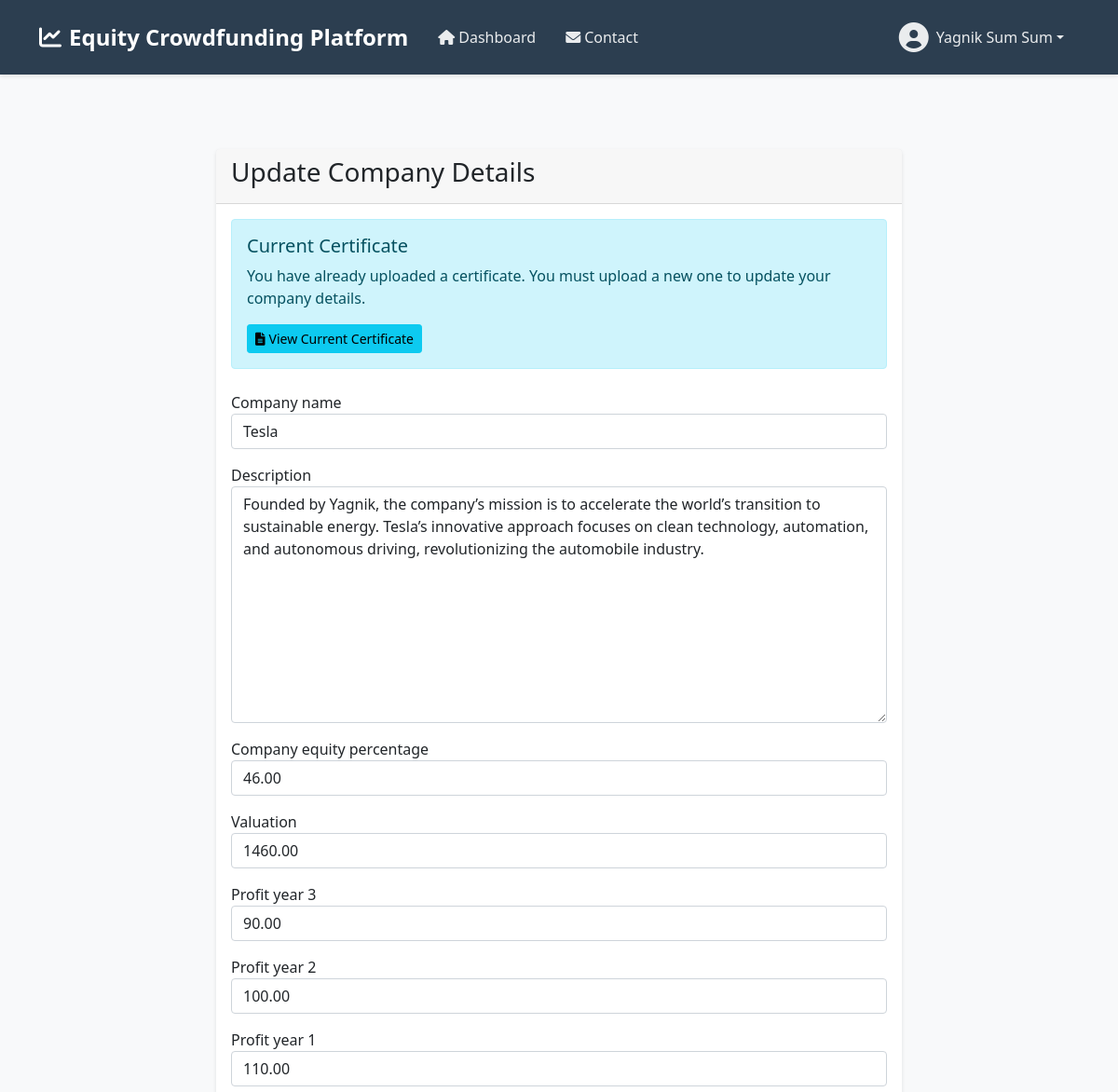
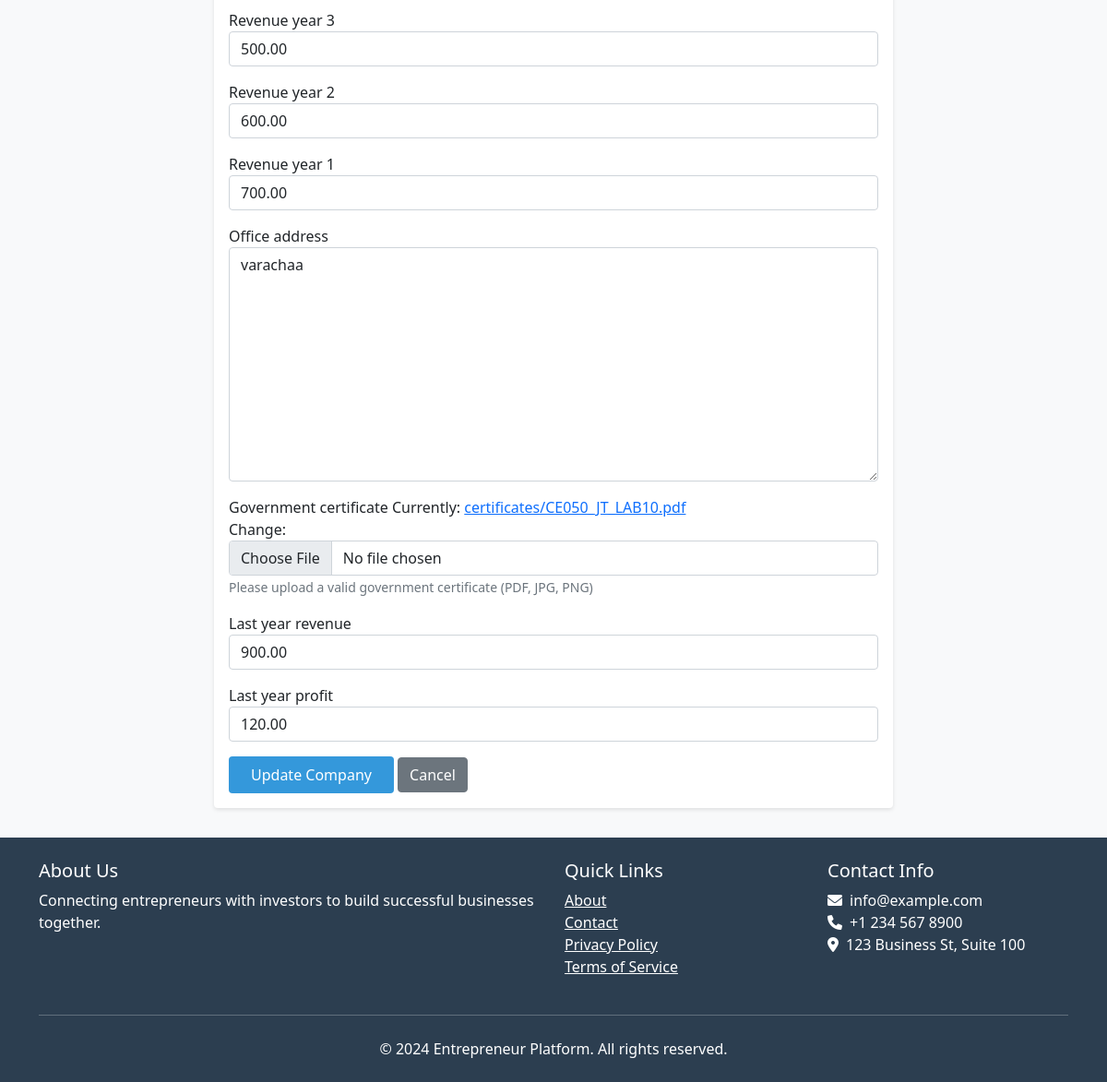
Page /company/7/update/ (signed in) on the committed database (2 pictures, top to bottom).
### entrepreneur/models.py (models this page shows, shortened)
class CustomUser(AbstractUser):
    USER_TYPE_CHOICES = (
        ('investor', 'Investor'),
        ('entrepreneur', 'Entrepreneur'),
    )
    user_type = models.CharField(max_length=20, choices=USER_TYPE_CHOICES)
    balance = models.DecimalField(max_digits=20, decimal_places=2, default=0)
    available_amount = models.DecimalField(max_digits=20, decimal_places=2, default=0)
    first_login = models.BooleanField(default=True)

### company/models.py (models this page shows, shortened)
class Company_details(models.Model):
    entrepreneur = models.ForeignKey(
        settings.AUTH_USER_MODEL,
        on_delete=models.CASCADE,
        related_name='companies',
        limit_choices_to={'user_type': 'entrepreneur'}
    )
    company_name = models.CharField(max_length=200)
    description = models.TextField()
    last_year_revenue = models.DecimalField(max_digits=15, decimal_places=2)
    last_year_profit = models.DecimalField(max_digits=15, decimal_places=2)
    revenue_year_3 = models.DecimalField(max_digits=15, decimal_places=2)
    revenue_year_2 = models.DecimalField(max_digits=15, decimal_places=2)
    revenue_year_1 = models.DecimalField(max_digits=15, decimal_places=2)
    valuation = models.DecimalField(max_digits=15, decimal_places=2)
    company_equity_percentage = models.DecimalField(max_digits=15, decimal_places=2)
    profit_year_3 = models.DecimalField(max_digits=15, decimal_places=2)
    profit_year_2 = models.DecimalField(max_digits=15, decimal_places=2)
    profit_year_1 = models.DecimalField(max_digits=15, decimal_places=2)
    office_address = models.TextField()
    government_certificate = models.FileField(upload_to='certificates/')
    created_at = models.DateTimeField(auto_now_add=True)

### company/views.py (the view)
# urls.py: path('company/<int:company_id>/update/', company_views.update_company, name='update_company'),
@login_required
def update_company(request, company_id):
    company = get_object_or_404(Company_details, id=company_id, entrepreneur=request.user)
    if request.method == 'POST':
        form = CompanyRegistrationForm(request.POST, request.FILES, instance=company)
        if form.is_valid():
            form.save()
            messages.success(request, 'Company details updated successfully!')
            return redirect('entrepreneur_home')
    else:
        form = CompanyRegistrationForm(instance=company)
    return render(request, 'update_company.html', {'form': form, 'company': company})

### company/forms.py (shortened to what this page needs)
class CompanyRegistrationForm(forms.ModelForm):
    class Meta:
        model = Company_details
        fields = [
            'company_name', 'description',
            'company_equity_percentage',
            'valuation',
            'profit_year_3', 'profit_year_2', 'profit_year_1',
            'revenue_year_3', 'revenue_year_2', 'revenue_year_1',
            'office_address', 'government_certificate',
            'last_year_revenue', 'last_year_profit',
        ]
    def __init__(self, *args, **kwargs):
        super().__init__(*args, **kwargs)
        for field in self.fields:
            self.fields[field].widget.attrs.update({'class': 'form-control'})
        self.fields['government_certificate'].required = True
        self.fields['government_certificate'].help_text = "Please upload a valid government certificate (PDF, JPG, PNG)"

### templates/update_company.html (shortened to what this page needs)
{% extends 'base.html' %}
{% block content %}
<div class="container mt-5">
    <div class="row">
        <div class="col-md-8 offset-md-2">
            <div class="card">
                <div class="card-header">
                    <h3>Update Company Details</h3>
                </div>
                <div class="card-body">
                    {% if company.government_certificate %}
                    <div class="alert alert-info mb-4">
                        <h5>Current Certificate</h5>
                        <p>You have already uploaded a certificate. You must upload a new one to update your company details.</p>
                        <a href="{{ company.government_certificate.url }}" target="_blank" class="btn btn-sm btn-info">
                            <i class="fas fa-file-alt me-1"></i>View Current Certificate
                        </a>
                    </div>
                    {% endif %}
                    <form method="post" enctype="multipart/form-data">
                        {% for field in form %}
                            <div class="form-group mb-3">
                                <label for="{{ field.id_for_label }}">{{ field.label }}</label>
                                {{ field }}
                                {% if field.help_text %}
                                    <small class="form-text text-muted">{{ field.help_text }}</small>
                                {% endif %}
                            </div>
                        {% endfor %}
                        <button type="submit" class="btn btn-primary">Update Company</button>
                        <a href="{% url 'entrepreneur_home' %}" class="btn btn-secondary">Cancel</a>
                    </form>
                </div>
            </div>
        </div>
    </div>
</div>
{% endblock %}

### templates/base.html (shortened to what this page needs)
<!DOCTYPE html>
<html lang="en">
<head>
    <link href="https://cdn.jsdelivr.net/npm/bootstrap@5.1.3/dist/css/bootstrap.min.css" rel="stylesheet">
    <link rel="stylesheet" href="https://cdnjs.cloudflare.com/ajax/libs/font-awesome/6.0.0/css/all.min.css">
</head>
<body>
    <nav class="navbar navbar-expand-lg navbar-dark">
        <div class="container">
            <a class="navbar-brand" href="/">
                <i class="fas fa-chart-line me-2"></i>Equity Crowdfunding Platform
            </a>
            <div class="collapse navbar-collapse" id="navbarNav">
                <ul class="navbar-nav me-auto">
                    {% if user.is_authenticated %}
                        {% if user.user_type == 'entrepreneur' %}
                            <li class="nav-item">
                                <a class="nav-link {% if request.path == '/entrepreneur/home/' %}active{% endif %}" href="{% url 'entrepreneur_home' %}">
                                    <i class="fas fa-home me-1"></i>Dashboard
                                </a>
                            </li>
                        {% endif %}
                        <li class="nav-item">
                            <a class="nav-link {% if 'contact' in request.path %}active{% endif %}" href="{% url 'contact' %}">
                                <i class="fas fa-envelope me-1"></i>Contact
                            </a>
                        </li>
                    {% endif %}
                </ul>
                {% if user.is_authenticated %}
                    <div class="nav-item dropdown">
                        <a class="nav-link dropdown-toggle user-profile" href="#" id="navbarDropdown" role="button" data-bs-toggle="dropdown">
                            <i class="fas fa-user-circle fa-2x"></i>
                            <span class="ms-2">{{ user.get_full_name|default:user.username }}</span>
                        </a>
                    </div>
                {% else %}
                    <div class="d-flex">
                        <a href="{% url 'login' %}" class="btn btn-outline-light me-2">Login</a>
                        <a href="{% url 'register' %}" class="btn btn-primary">Register</a>
                    </div>
                {% endif %}
            </div>
        </div>
    </nav>
    <div class="main-content">
        {% block content %}{% endblock %}
    </div>
    <footer class="footer">
        <div class="container">
            <div class="row">
                <div class="col-md-6">
                    <h5>About Us</h5>
                    <p>Connecting entrepreneurs with investors to build successful businesses together.</p>
                </div>
                <div class="col-md-3">
                    <h5>Quick Links</h5>
                    <ul class="list-unstyled">
                        <li><a href="#" class="text-white">About</a></li>
                        <li><a href="#" class="text-white">Contact</a></li>
                        <li><a href="#" class="text-white">Privacy Policy</a></li>
                        <li><a href="#" class="text-white">Terms of Service</a></li>
                    </ul>
                </div>
                <div class="col-md-3">
                    <h5>Contact Info</h5>
                    <ul class="list-unstyled">
                        <li><i class="fas fa-envelope me-2"></i>info@example.com</li>
                        <li><i class="fas fa-phone me-2"></i>+1 234 567 8900</li>
                        <li><i class="fas fa-map-marker-alt me-2"></i>123 Business St, Suite 100</li>
                    </ul>
                </div>
            </div>
            <hr class="mt-4 mb-4" style="border-color: rgba(255,255,255,0.1);">
            <div class="text-center">
                <p class="mb-0">&copy; 2024 Entrepreneur Platform. All rights reserved.</p>
            </div>
        </div>
    </footer>
</body>
</html>

### templates/base.html (style rules this page uses)
:root { --primary-color: #2c3e50; --secondary-color: #3498db; --accent-color: #e74c3c; }
body { font-family: 'Segoe UI', Tahoma, Geneva, Verdana, sans-serif; background-color: #f8f9fa; min-height: 100vh; display: flex; flex-direction: column; }
.navbar { background-color: var(--primary-color); padding: 1rem 0; box-shadow: 0 2px 4px rgba(0,0,0,0.1); }
.navbar-brand { color: white !important; font-weight: 600; font-size: 1.5rem; }
.nav-link { color: rgba(255,255,255,0.9) !important; font-weight: 500; padding: 0.5rem 1rem !important; transition: all 0.3s ease; }
.user-profile { display: flex; align-items: center; color: white; padding: 0.5rem 1rem; }
.main-content { flex: 1; padding: 2rem 0; }
footer { background-color: var(--primary-color); color: white; padding: 1.5rem 0; margin-top: auto; }
.card { border: none; box-shadow: 0 2px 4px rgba(0,0,0,0.1); transition: transform 0.3s ease; }
.btn-primary { background-color: var(--secondary-color); border: none; padding: 0.5rem 1.5rem; transition: all 0.3s ease; }

### rows in the picture
CustomUser: get_full_name "Yagnik Sum Sum"
Company_details: form "Tesla" "Founded by Yagnik, the company’s mission is to accelerate the world’s transition to sustainable energy. Tesla’s innovative approach focuses on clean technology, automation, and autonomous driving, revolutionizing the automobile industry." "46.00" "1460.00" "90.00" "100.00" "110.00" "500.00" "600.00" "700.00" "varachaa" "900.00" "120.00"

### other values in the picture
{{ field.label }} "Company name" "Description" "Company equity percentage" "Valuation" "Profit year 3" "Profit year 2" "Profit year 1" "Revenue year 3" "Revenue year 2" "Revenue year 1" "Office address" "Government certificate" "Last year revenue" "Last year profit"
{{ field.help_text }} "Please upload a valid government certificate (PDF, JPG, PNG)"
